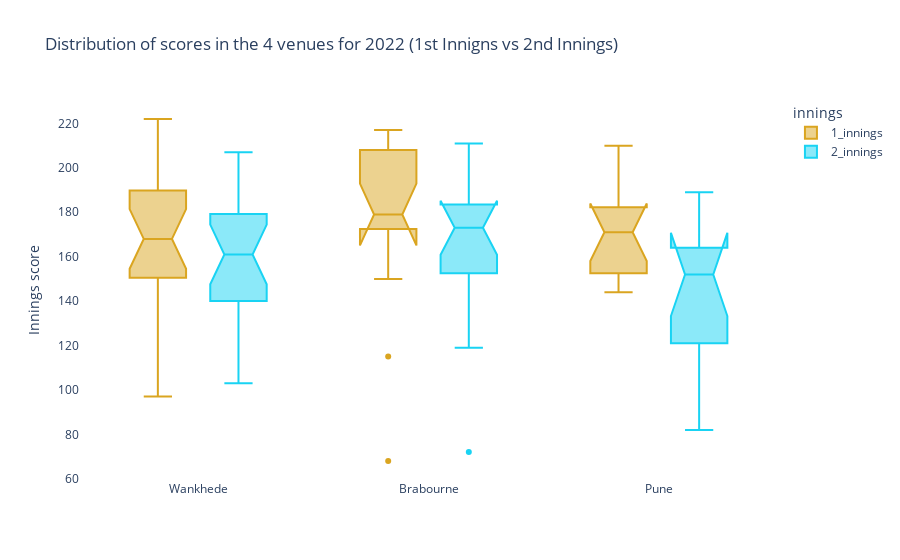

The code cell stored with this chart in its notebook:
### Code cell
summary_2022 = all_summary.loc[all_summary['venue_name'].isin(venue_2022)]
summary_2022['1_innings'] = summary_2022['1st_inning_score'].apply(lambda x: x.split("/")[0])
summary_2022['2_innings'] = summary_2022['2nd_inning_score'].apply(lambda x: x.split("/")[0])
#uae_summary[['season','short_name','home_runs','1_innings','away_runs','2_innings']]
summary_2022['1_innings'] = summary_2022['1_innings'].astype(int)
summary_2022['2_innings'] = summary_2022['2_innings'].astype(int)
summary_2022['location'] = summary_2022['venue_name'].apply(lambda x : venue_map[x])
temp_df = summary_2022[['venue_name', 'location','1_innings','2_innings']]

innings_df = pd.melt(temp_df, id_vars=['venue_name', 'location'], value_vars=['1_innings', '2_innings'], var_name = 'innings', value_name='score')

venue_colors = {'Wankhede' : '#0722ab',
'Pune' : '#fdb913',
'Brabourne' : '#004c93',
'Kolkata' : '#3d2256',
'Ahmedabad' : '#545252',
'DY Patil' : '#ef4022',
               'DUBAI': '#2a9d8f',
               'SHARJAH' :'#e76f51',
               'ABU DHABI' : '#264653' }

x = ['Wankhede','Wankhede', 'Brabourne','Brabourne', 'DY Patil','DY Patil', 'Pune','Pune']

import plotly.express as px
fig = px.box(innings_df, x=innings_df['location'], y=innings_df['score'], color="innings",
             notched=True, # used notched shape
             title="Distribution of scores",color_discrete_map={
                "1_innings": "goldenrod",
                "2_innings": "#19D3F3",},
            )
fig.update_layout(xaxis={'title' : None,'showgrid' :False},
                  yaxis=dict(title='Innings score',showgrid=False,zeroline=False),
                 title = 'Distribution of scores in the 4 venues for 2022 (1st Innigns vs 2nd Innings)')   
fig.show()

### Figure 1 — Plotly figure (JSON) as saved in the notebook; plotly's stock layout.template omitted (floating-point values rounded to 4 significant figures)
{"data": [{"alignmentgroup": "True", "hovertemplate": "innings=1_innings<br>location=%{x}<br>score=%{y}<extra></extra>", "legendgroup": "1_innings", "marker": {"color": "goldenrod"}, "name": "1_innings", "notched": true, "offsetgroup": "1_innings", "orientation": "v", "showlegend": true, "type": "box", "x": ["Wankhede", "Brabourne", "Wankhede", "Pune", "Brabourne", "Wankhede", "Pune", "Brabourne", "Wankhede", "Pune", "Brabourne", "Pune", "Brabourne", "Wankhede", "Pune", "Brabourne", "Brabourne", "Wankhede", "Pune", "Brabourne", "Brabourne", "Wankhede", "Brabourne", "Wankhede", "Wankhede", "Pune", "Wankhede", "Wankhede", "Pune", "Brabourne", "Wankhede", "Pune", "Wankhede", "Pune", "Brabourne", "Brabourne", "Wankhede", "Pune", "Wankhede", "Pune", "Wankhede", "Brabourne", "Pune", "Wankhede", "Brabourne", "Wankhede", "Wankhede", "Brabourne", "Wankhede", "Wankhede"], "x0": " ", "xaxis": "x", "y": [131, 177, 158, 210, 210, 137, 171, 180, 169, 161, 189, 151, 215, 165, 198, 175, 199, 189, 169, 217, 115, 222, 68, 168, 187, 144, 195, 146, 153, 170, 195, 202, 152, 173, 207, 177, 189, 176, 192, 144, 97, 209, 177, 133, 178, 193, 168, 150, 159, 157], "y0": " ", "yaxis": "y"}, {"alignmentgroup": "True", "hovertemplate": "innings=2_innings<br>location=%{x}<br>score=%{y}<extra></extra>", "legendgroup": "2_innings", "marker": {"color": "#19D3F3"}, "name": "2_innings", "notched": true, "offsetgroup": "2_innings", "orientation": "v", "showlegend": true, "type": "box", "x": ["Wankhede", "Brabourne", "Wankhede", "Pune", "Brabourne", "Wankhede", "Pune", "Brabourne", "Wankhede", "Pune", "Brabourne", "Pune", "Brabourne", "Wankhede", "Pune", "Brabourne", "Brabourne", "Wankhede", "Pune", "Brabourne", "Brabourne", "Wankhede", "Brabourne", "Wankhede", "Wankhede", "Pune", "Wankhede", "Wankhede", "Pune", "Brabourne", "Wankhede", "Pune", "Wankhede", "Pune", "Brabourne", "Brabourne", "Wankhede", "Pune", "Wankhede", "Pune", "Wankhede", "Brabourne", "Pune", "Wankhede", "Brabourne", "Wankhede", "Wankhede", "Brabourne", "Wankhede", "Wankhede"], "x0": " ", "xaxis": "x", "y": [133, 179, 161, 149, 211, 141, 157, 126, 173, 162, 190, 152, 171, 162, 186, 176, 181, 173, 170, 210, 119, 207, 72, 132, 176, 115, 199, 150, 133, 174, 189, 189, 158, 160, 186, 172, 190, 101, 125, 82, 103, 155, 123, 137, 154, 190, 170, 151, 160, 160], "y0": " ", "yaxis": "y"}], "layout": {"boxmode": "group", "legend": {"title": {"text": "innings"}, "tracegroupgap": 0}, "title": {"text": "Distribution of scores in the 4 venues for 2022 (1st Innigns vs 2nd Innings)"}, "xaxis": {"anchor": "y", "domain": [0, 1], "showgrid": false, "title": {}}, "yaxis": {"anchor": "x", "domain": [0, 1], "showgrid": false, "title": {"text": "Innings score"}, "zeroline": false}}}
